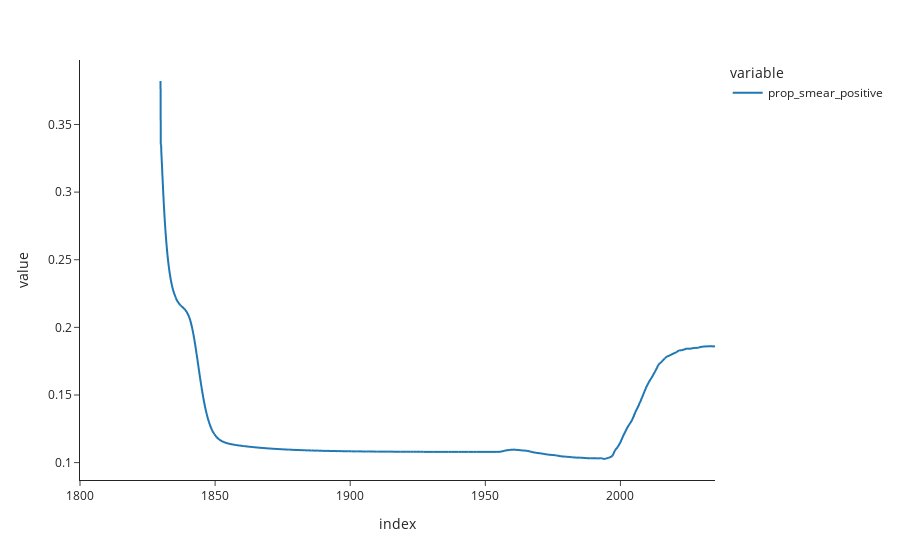

Source (notebook cell):
### Code cell
# Plot each series. Each call will automatically plot on the same figure.
derived_df_0['prop_smear_positive'].plot()

### Figure 1 — Plotly figure (JSON) as saved in the notebook; plotly's stock layout.template omitted (floating-point values rounded to 4 significant figures; data arrays with more than 128 entries replaced by an {"elided": "..."} marker saying what was removed)
{"data": [{"hovertemplate": "variable=prop_smear_positive<br>index=%{x}<br>value=%{y}<extra></extra>", "legendgroup": "prop_smear_positive", "line": {"color": "#1F77B4", "dash": "solid"}, "marker": {"symbol": "circle"}, "mode": "lines", "name": "prop_smear_positive", "showlegend": true, "type": "scattergl", "x": {"elided": "2351 float values"}, "xaxis": "x", "y": {"elided": "2351 float values"}, "yaxis": "y"}], "layout": {"legend": {"title": {"text": "variable"}, "tracegroupgap": 0}, "margin": {"t": 60}, "xaxis": {"anchor": "y", "domain": [0, 1], "title": {"text": "index"}}, "yaxis": {"anchor": "x", "domain": [0, 1], "title": {"text": "value"}}}}
